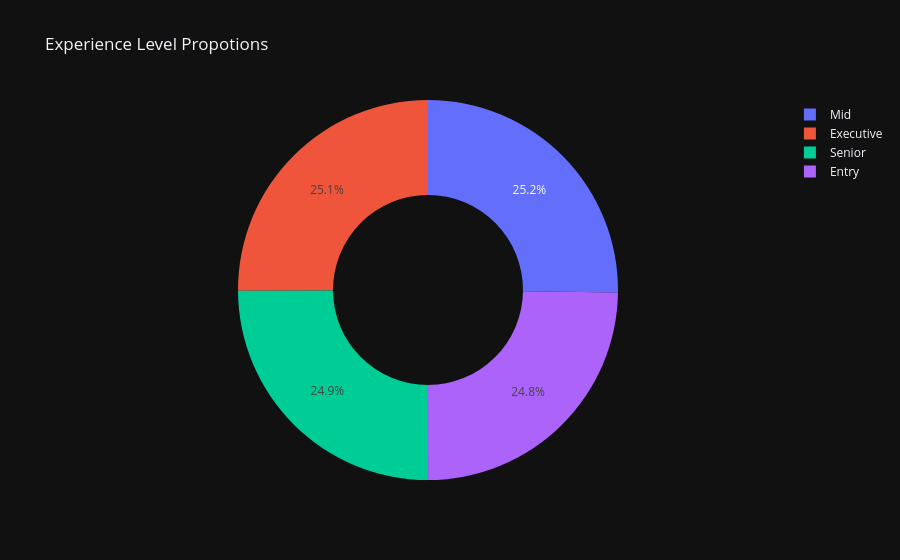

This figure's notebook cell:
### Code cell
px.pie(df.experience_level.value_counts().reset_index(), hole=0.5,
       names='experience_level', values='count', title='Experience Level Propotions', template='plotly_dark')

### Figure 1 — Plotly figure (JSON) as saved in the notebook; plotly's stock layout.template omitted (floating-point values rounded to 4 significant figures)
{"data": [{"domain": {"x": [0, 1], "y": [0, 1]}, "hole": 0.5, "hovertemplate": "experience_level=%{label}<br>count=%{value}<extra></extra>", "labels": ["Mid", "Executive", "Senior", "Entry"], "legendgroup": "", "name": "", "showlegend": true, "type": "pie", "values": [3781, 3760, 3741, 3718]}], "layout": {"legend": {"tracegroupgap": 0}, "title": {"text": "Experience Level Propotions"}}}
